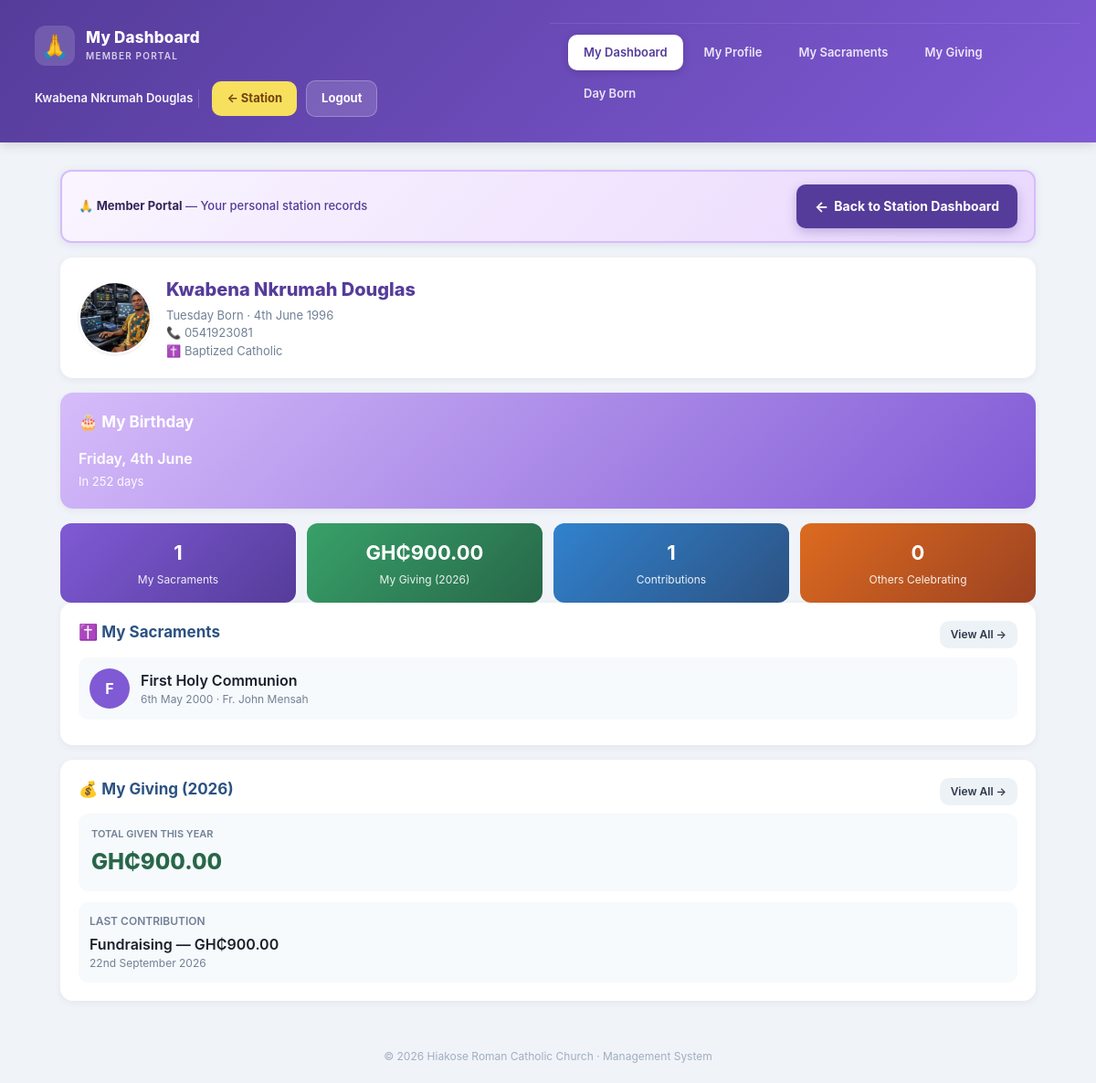
Screenshot of /member/index.php (signed in) with the database file from the repository.
### tables this page shows
CREATE TABLE `members` (
  `id` int(11) NOT NULL AUTO_INCREMENT,
  `full_name` varchar(150) NOT NULL,
  `photo` varchar(255) DEFAULT NULL,
  `gender` enum('Male','Female') DEFAULT NULL,
  `dob` date DEFAULT NULL,
  `birth_year` smallint(6) DEFAULT NULL,
  `approx_age` tinyint(4) DEFAULT NULL,
  `dob_known` enum('full','year','age','unknown') DEFAULT 'full',
  `place_of_birth` varchar(150) DEFAULT NULL,
  `phone` varchar(30) DEFAULT NULL,
  `marital_status` enum('Single','Married','Widowed','Divorced') DEFAULT NULL,
  `baptism` enum('Baptized Catholic','Not Baptized','Other Denomination') DEFAULT NULL,
  `day_born` varchar(15) DEFAULT NULL,
  `created_at` timestamp NOT NULL DEFAULT current_timestamp(),
  PRIMARY KEY (`id`)
);

CREATE TABLE `settings` (
  `id` int(11) NOT NULL DEFAULT 1,
  `church_name` varchar(150) DEFAULT 'Roman Catholic Church',
  `currency` varchar(10) DEFAULT 'GH₵',
  `timezone` varchar(60) DEFAULT 'Africa/Accra',
  `default_currency_code` varchar(10) DEFAULT 'GHS',
  PRIMARY KEY (`id`)
);

CREATE TABLE `sacraments` (
  `id` int(11) NOT NULL AUTO_INCREMENT,
  `member_id` int(11) NOT NULL,
  `type` varchar(60) NOT NULL,
  `date_received` date DEFAULT NULL,
  `minister` varchar(120) DEFAULT NULL,
  `place` varchar(150) DEFAULT NULL,
  `certificate_no` varchar(60) DEFAULT NULL,
  `created_at` timestamp NOT NULL DEFAULT current_timestamp(),
  PRIMARY KEY (`id`),
  KEY `member_id` (`member_id`),
  CONSTRAINT `sacraments_ibfk_1` FOREIGN KEY (`member_id`) REFERENCES `members` (`id`) ON DELETE CASCADE
);

CREATE TABLE `finances` (
  `id` int(11) NOT NULL AUTO_INCREMENT,
  `member_id` int(11) DEFAULT NULL,
  `beneficiary_name` varchar(150) DEFAULT NULL,
  `relationship` varchar(50) DEFAULT NULL,
  `payment_method` varchar(30) DEFAULT NULL,
  `type` enum('income','expense') NOT NULL,
  `category` varchar(80) NOT NULL,
  `amount` decimal(12,2) NOT NULL,
  `date` date NOT NULL,
  `note` varchar(255) DEFAULT NULL,
  `recorded_by` varchar(100) DEFAULT NULL,
  `created_at` timestamp NOT NULL DEFAULT current_timestamp(),
  PRIMARY KEY (`id`),
  KEY `idx_finances_member` (`member_id`),
  KEY `idx_finances_date` (`date`),
  KEY `idx_finances_beneficiary` (`beneficiary_name`),
  CONSTRAINT `fk_finances_member` FOREIGN KEY (`member_id`) REFERENCES `members` (`id`) ON DELETE SET NULL
);

### includes/auth.php (called while the page is built, shortened)
<?php
require_once __DIR__ . '/../config/database.php';
function currentUser() { return $_SESSION['user'] ?? null; }
function myMember(PDO $pdo): ?array {
    $u = currentUser();
    $stmt = $pdo->prepare("SELECT * FROM members WHERE id = ?");
    $stmt->execute([$u['member_id']]);
    return $stmt->fetch() ?: null;
}

### config/database.php (called while the page is built, shortened)
<?php
$DB_HOST = 'localhost';
$DB_NAME = 'church_db';
$DB_USER = 'root';
$DB_PASS = '';
try {
    $pdo = new PDO(
        "mysql:host=$DB_HOST;dbname=$DB_NAME;charset=utf8mb4",
        $DB_USER,
        $DB_PASS,
        [
            PDO::ATTR_ERRMODE            => PDO::ERRMODE_EXCEPTION,
            PDO::ATTR_DEFAULT_FETCH_MODE => PDO::FETCH_ASSOC,
            PDO::ATTR_EMULATE_PREPARES   => false,
        ]
    );
} catch (PDOException $e) {
    die("Database connection failed: " . $e->getMessage());
}
$settings = $pdo->query("SELECT * FROM settings WHERE id=1")->fetch();
if (!empty($settings['timezone'])) {
    date_default_timezone_set($settings['timezone']);
}
require_once __DIR__ . '/../includes/functions.php';

### member/index.php (the view, shortened to what this page needs)
<?php
require_once __DIR__ . '/../includes/auth.php';
$member = myMember($pdo);
require_once __DIR__ . '/_layout.php';
$sacraments = [];
try {
    $stmt = $pdo->prepare("SELECT * FROM sacraments
        WHERE member_id = ?
        ORDER BY date_received IS NULL, date_received DESC");
    $stmt->execute([$member['id']]);
    $rows = $stmt->fetchAll();
    $sacraments = is_array($rows) ? $rows : [];
} catch (PDOException $e) {
    $sacraments = [];
}
$contributions = [];
$myTotal = 0;
$yearStart = 'date'('Y-01-01');
try {
    $ph = implode(',', array_fill(0, count(CONTRIBUTION_TYPES), '?'));
    $stmt = $pdo->prepare("SELECT * FROM finances
        WHERE member_id = ? AND type = 'income'
          AND category IN ($ph)
          AND date >= ?
        ORDER BY date DESC");
    $stmt->execute(array_merge([$member['id']], CONTRIBUTION_TYPES, [$yearStart]));
    $rows = $stmt->fetchAll();
    $contributions = is_array($rows) ? $rows : [];
    foreach ($contributions as $c) $myTotal += (float)$c['amount'];
} catch (PDOException $e) {
    $contributions = [];
}
$daysToBday = null;
$nextBday   = null;
if (!empty($member['dob'])) {
    try {
        $d = new DateTime($member['dob']);
        $t = new DateTime();
        $d->setDate((int)$t->format('Y'), (int)$d->format('m'), (int)$d->format('d'));
        if ($d < $t) $d->modify('+1 year');
        $daysToBday = (int)$t->diff($d)->format('%a');
        $nextBday = $d;
    } catch (Exception $e) {
        $daysToBday = null;
        $nextBday = null;
    }
}
$upcoming = [];
?>
<div class="card">
  <div style="display:flex;align-items:center;gap:16px;flex-wrap:wrap;">
    <?= memberAvatar($member, 80) ?>
    <div style="flex:1;min-width:0;">
      <div style="font-size:20px;font-weight:800;color:#553c9a;">
        <?= e($member['full_name']) ?>
      </div>
      <div style="font-size:13px;color:#718096;margin-top:4px;">
        <?= e($member['day_born'] ? $member['day_born'] . ' Born' : '—') ?>
        <?= !empty($member['dob']) ? ' · ' . 'date'('jS F Y', 'strtotime'($member['dob'])) : '' ?>
      </div>
      <div style="font-size:13px;color:#718096;">
        <?= $member['phone'] ? '📞 ' . e($member['phone']) : '' ?>
      </div>
      <div style="font-size:13px;color:#718096;">
        <?= $member['baptism'] ? '✝️ ' . e($member['baptism']) : '' ?>
      </div>
    </div>
  </div>
</div>
<?php if ($daysToBday !== null && $nextBday): ?>
  <div class="card" style="background:linear-gradient(135deg,#d6bcfa,#805ad5);color:#fff;">
    <h3 style="color:#fff;">🎂 My Birthday</h3>
    <div style="font-size:16px;font-weight:600;">
      <?= $nextBday->format('l, jS F') ?>
    </div>
    <div style="font-size:13px;opacity:0.95;margin-top:4px;">
      <?php if ($daysToBday === 0): ?>
        🎉 Today is your birthday — Happy Birthday!
      <?php else: ?>
        In <?= $daysToBday ?> day<?= $daysToBday === 1 ? '' : 's' ?>
      <?php endif; ?>
    </div>
  </div>
<?php endif; ?>
<div class="stat-grid">
  <div class="stat" style="background:linear-gradient(135deg,#805ad5,#553c9a);">
    <div class="num"><?= count($sacraments) ?></div>
    <div class="lbl">My Sacraments</div>
  </div>
  <div class="stat" style="background:linear-gradient(135deg,#38a169,#276749);">
    <div class="num"><?= money($myTotal) ?></div>
    <div class="lbl">My Giving (<?= 'date'('Y') ?>)</div>
  </div>
  <div class="stat" style="background:linear-gradient(135deg,#3182ce,#2c5282);">
    <div class="num"><?= count($contributions) ?></div>
    <div class="lbl">Contributions</div>
  </div>
  <div class="stat" style="background:linear-gradient(135deg,#dd6b20,#9c4221);">
    <div class="num"><?= count($upcoming) ?></div>
    <div class="lbl">Others Celebrating</div>
  </div>
</div>
<div class="card">
  <h3>
    ✝️ My Sacraments
    <a class="btn-sm btn-ghost" style="float:right;padding:6px 12px;font-size:12px;"
       href="my_sacraments.php">View All →</a>
  </h3>
  <?php if (!$sacraments): ?>
    <div class="empty">No sacraments recorded yet.</div>
  <?php else: foreach (array_slice($sacraments, 0, 4) as $s): ?>
    <div class="member-card">
      <div class="avatar" style="background:#805ad5;">
        <?= e(strtoupper(substr($s['type'] ?? '?', 0, 1))) ?>
      </div>
      <div class="member-info">
        <div class="name"><?= e($s['type'] ?? '') ?></div>
        <div class="meta">
          <?= !empty($s['date_received'])
              ? 'date'('jS F Y', 'strtotime'($s['date_received']))
              : 'date not recorded' ?>
          <?= !empty($s['minister']) ? ' · ' . e($s['minister']) : '' ?>
        </div>
      </div>
    </div>
  <?php endforeach; endif; ?>
</div>
<div class="card">
  <h3>
    💰 My Giving (<?= 'date'('Y') ?>)
    <a class="btn-sm btn-ghost" style="float:right;padding:6px 12px;font-size:12px;"
       href="my_giving.php">View All →</a>
  </h3>
  <div style="background:#f7fafc;padding:14px;border-radius:10px;margin-bottom:12px;">
    <div style="font-size:11px;color:#718096;text-transform:uppercase;font-weight:600;">
      Total Given This Year
    </div>
    <div style="font-size:24px;font-weight:800;color:#276749;margin-top:4px;">
      <?= money($myTotal) ?>
    </div>
  </div>
  <?php if (!$contributions): ?>
    <div class="empty">No contributions recorded this year.</div>
  <?php else:
    $last = $contributions[0]; ?>
    <div style="background:#f7fafc;border-radius:10px;padding:12px;">
      <div style="font-size:12px;color:#718096;font-weight:600;text-transform:uppercase;">
        Last Contribution
      </div>
      <div style="font-weight:600;margin-top:4px;">
        <?= e($last['category'] ?? '') ?> — <?= money($last['amount'] ?? 0) ?>
      </div>
      <div style="font-size:12px;color:#718096;">
        <?= !empty($last['date']) ? 'date'('jS F Y', 'strtotime'($last['date'])) : '' ?>
      </div>
    </div>
  <?php endif; ?>
</div>
<?php include __DIR__ . '/../includes/footer.php'; ?>

### member/_layout.php (shortened to what this page needs)
<?php
require_once __DIR__ . '/../includes/auth.php';
$u = currentUser();
$MEM_MENU = [
    'My Dashboard'  => 'index.php',
    'My Profile'    => 'my_profile.php',
    'My Sacraments' => 'my_sacraments.php',
    'My Giving'     => 'my_giving.php',
    'Day Born'      => 'my_dayborn.php',
];
$current   = basename($_SERVER['PHP_SELF']);
$pageTitle = array_search($current, $MEM_MENU) ?: 'My Dashboard';
?>
<!DOCTYPE html>
<html lang="en">
<head>
<link rel="stylesheet" href="../assets/css/style.css">
</head>
<body>
<header class="mem-header">
  <div class="mem-top">
    <div class="mem-brand">
      <div class="mem-icon">🙏</div>
      <div class="mem-titles">
        <h2 class="mem-title"><?= e($pageTitle) ?></h2>
        <div class="mem-sub">Member Portal</div>
      </div>
    </div>
    <div class="mem-user">
      <span class="user-name"><?= e($u['name']) ?></span>
      <a class="btn-station" href="index.php">← Station</a>
      <a class="btn-logout" href="../logout.php">Logout</a>
    </div>
  </div>
  <nav class="mem-nav">
    <?php foreach ($MEM_MENU as $label => $url): ?>
      <a class="<?= $current === $url ? 'active' : '' ?>" href="<?= $url ?>">
        <?= e($label) ?>
      </a>
    <?php endforeach; ?>
  </nav>
</header>
<main>
<div class="mem-back-bar">
  <div class="txt">
    🙏 <strong>Member Portal</strong> — Your personal station records
  </div>
  <a href="index.php">
    <span style="font-size:16px;">←</span> Back to Station Dashboard
  </a>
</div>

### includes/functions.php (shortened to what this page needs)
<?php
function e($s) { return htmlspecialchars($s ?? '', ENT_QUOTES, 'UTF-8'); }
function money($n) {
    global $settings;
    $value = round((float) $n + 0.0000001, 2);
    $formatted = number_format($value, 2, '.', '');
    [$int, $dec] = explode('.', $formatted);
    $int = number_format((int) $int, 0, '.', ',');
    $symbol = $settings['currency'] ?? 'GH₵';
    return $symbol . $int . '.' . $dec;
}
    ?>
    <?php
function memberPhoto(?array $member): ?string {
    $diskPath = __DIR__ . '/../uploads/members/' . $member['photo'];
    $docRoot = str_replace('\\', '/', realpath($_SERVER['DOCUMENT_ROOT'] ?? ''));
    $real    = str_replace('\\', '/', realpath($diskPath));
    $rel = substr($real, strlen($docRoot));
    return ($rel !== false && $rel !== '') ? $rel : null;
}
function memberAvatar(?array $member, int $size = 44): string {
    $name    = $member['full_name'] ?? '?';
    $initial = strtoupper(substr($name, 0, 1));
    $photo   = memberPhoto($member);
    $style = "width:{$size}px;height:{$size}px;border-radius:50%;flex-shrink:0;";
    if ($photo) {
        return '<img src="' . e($photo) . '" alt="' . e($name) . '" '
             . 'style="' . $style . 'object-fit:cover;border:2px solid #fff;'
             . 'box-shadow:0 1px 3px rgba(0,0,0,0.1);">';
    }
    return '<div class="avatar" style="' . $style
         . 'background:#6b46c1;color:#fff;display:flex;align-items:center;'
         . 'justify-content:center;font-weight:700;font-size:' . ($size * 0.42) . 'px;">'
         . e($initial) . '</div>';
}

### includes/footer.php (shortened to what this page needs)
</main>
<footer>
  © <?= 'date'('Y') ?> <?= e($settings['church_name'] ?? 'Church') ?> · Management System
</footer>
</body>
</html>

### assets/css/style.css (style rules this page uses)
* { box-sizing: border-box; margin: 0; padding: 0; -webkit-tap-highlight-color: transparent; }
body { font-family: -apple-system, BlinkMacSystemFont, "Segoe UI", Roboto, sans-serif; background: #f0f4f8; color: #1a202c; font-size: 16px; line-height: 1.5; }
a { text-decoration: none; }
button, .btn-sm { font-family: inherit; font-size: 16px; font-weight: 600; cursor: pointer; border: none; border-radius: 10px; padding: 12px 18px; transition: transform .1s, opacity .2s; display: inline-block; }
.btn-sm { padding: 8px 14px; font-size: 14px; }
.btn-ghost { background: #edf2f7; color: #2d3748; }
header { background: #2c5282; color: #fff; padding: 14px 18px; display: flex; justify-content: space-between; align-items: center; position: sticky; top: 0; z-index: 50; box-shadow: 0 2px 8px rgba(0,0,0,0.15); }
header h2 { font-size: 17px; font-weight: 600; }
main { padding: 16px; max-width: 1100px; margin: 0 auto; }
.card { background: #fff; border-radius: 14px; padding: 20px; box-shadow: 0 2px 8px rgba(0,0,0,0.06); margin-bottom: 16px; }
.card h3 { font-size: 17px; color: #2c5282; margin-bottom: 14px; }
.stat-grid { display: grid; grid-template-columns: repeat(2, 1fr); gap: 12px; }
@media (min-width: 600px) { .stat-grid { grid-template-columns: repeat(4, 1fr); } }
.stat { background: linear-gradient(135deg, #6b46c1, #2c5282); color: #fff; padding: 16px; border-radius: 12px; text-align: center; }
.stat .num { font-size: 22px; font-weight: 700; word-break: break-all; }
.stat .lbl { font-size: 12px; opacity: .9; margin-top: 4px; }
.member-card { display: flex; align-items: center; gap: 12px; padding: 12px; background: #f7fafc; border-radius: 10px; margin-bottom: 8px; }
.avatar { width: 44px; height: 44px; border-radius: 50%; background: #6b46c1; color: #fff; display: flex; align-items: center; justify-content: center; font-weight: 700; flex-shrink: 0; }
.member-info { flex: 1; min-width: 0; }
.member-info .name { font-weight: 600; }
.member-info .meta { font-size: 12px; color: #718096; }
footer { text-align: center; padding: 20px; color: #a0aec0; font-size: 12px; }

### rows the page displays
members: full_name "Kwabena Nkrumah Douglas", photo (picture), day_born "Tuesday Born", dob "4th June 1996", phone "0541923081", baptism "Baptized Catholic", dob "Friday, 4th June", dob "252"
settings: currency "GH₵900.00", church_name "Hiakose Roman Catholic Church"
sacraments: type "F", type "First Holy Communion", date_received "6th May 2000", minister "Fr. John Mensah"
finances: category "Fundraising", amount.currency "GH₵900.00", date "22nd September 2026"

### other values shown
$pageTitle "My Dashboard"
$label "My Dashboard"
$label "My Profile"
$label "My Sacraments"
$label "My Giving"
$label "Day Born"
count($sacraments) "1"
count($contributions) "1"
count($upcoming) "0"
